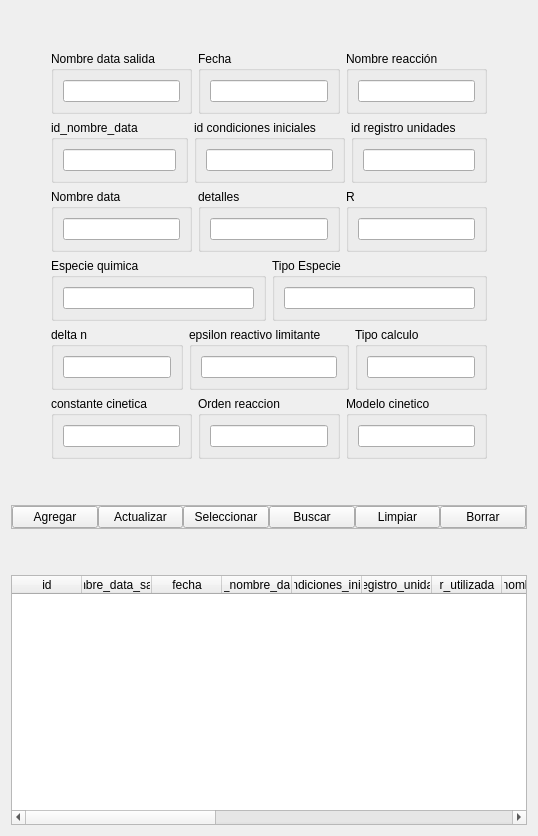
              <widget class="QWidget" name="cal_tab">
               <attribute name="title">
                <string>Calculos</string>
               </attribute>
               <layout class="QVBoxLayout" name="verticalLayout_58">
                <item>
                 <spacer name="verticalSpacer_46">
                  <property name="orientation">
                   <enum>Qt::Vertical</enum>
                  </property>
                  <property name="sizeHint" stdset="0">
                   <size>
                    <width>20</width>
                    <height>40</height>
                   </size>
                  </property>
                 </spacer>
                </item>
                <item>
                 <layout class="QHBoxLayout" name="horizontalLayout_22">
                  <item>
                   <spacer name="horizontalSpacer_21">
                    <property name="orientation">
                     <enum>Qt::Horizontal</enum>
                    </property>
                    <property name="sizeHint" stdset="0">
                     <size>
                      <width>40</width>
                      <height>20</height>
                     </size>
                    </property>
                   </spacer>
                  </item>
                  <item>
                   <layout class="QVBoxLayout" name="verticalLayout_39">
                    <item>
                     <layout class="QHBoxLayout" name="horizontalLayout_60">
                      <item>
                       <widget class="QGroupBox" name="groupBox_15">
                        <property name="title">
                         <string>Nombre data salida</string>
                        </property>
                        <layout class="QVBoxLayout" name="verticalLayout_40">
                         <item>
                          <widget class="QLineEdit" name="nombre_ds_edit">
                           <property name="text">
                            <string/>
                           </property>
                          </widget>
                         </item>
                        </layout>
                       </widget>
                      </item>
                      <item>
                       <widget class="QGroupBox" name="groupBox_16">
                        <property name="title">
                         <string>Fecha</string>
                        </property>
                        <layout class="QVBoxLayout" name="verticalLayout_41">
                         <item>
                          <widget class="QLineEdit" name="fecha_ds_edit"/>
                         </item>
                        </layout>
                       </widget>
                      </item>
                      <item>
                       <widget class="QGroupBox" name="groupBox_17">
                        <property name="title">
                         <string>Nombre reacción</string>
                        </property>
                        <layout class="QVBoxLayout" name="verticalLayout_42">
                         <item>
                          <widget class="QLineEdit" name="nombre_reaccion_ds_edit"/>
                         </item>
                        </layout>
                       </widget>
                      </item>
                     </layout>
                    </item>
                    <item>
                     <layout class="QHBoxLayout" name="horizontalLayout_61">
                      <item>
                       <widget class="QGroupBox" name="groupBox_18">
                        <property name="title">
                         <string>id_nombre_data</string>
                        </property>
                        <layout class="QVBoxLayout" name="verticalLayout_43">
                         <item>
                          <widget class="QLineEdit" name="id_nombre_data_ds_edit"/>
                         </item>
                        </layout>
                       </widget>
                      </item>
                      <item>
                       <widget class="QGroupBox" name="groupBox_19">
                        <property name="title">
                         <string>id condiciones iniciales</string>
                        </property>
                        <layout class="QVBoxLayout" name="verticalLayout_44">
                         <item>
                          <widget class="QLineEdit" name="id_condiciones_iniciales_ds_edit"/>
                         </item>
                        </layout>
                       </widget>
                      </item>
                      <item>
                       <widget class="QGroupBox" name="groupBox_20">
                        <property name="title">
                         <string>id registro unidades</string>
                        </property>
                        <layout class="QVBoxLayout" name="verticalLayout_45">
                         <item>
                          <widget class="QLineEdit" name="id_registro_unidades_ds_edit"/>
                         </item>
                        </layout>
                       </widget>
                      </item>
                     </layout>
                    </item>
                    <item>
                     <layout class="QHBoxLayout" name="horizontalLayout_62">
                      <item>
                       <widget class="QGroupBox" name="groupBox_21">
                        <property name="title">
                         <string>Nombre data</string>
                        </property>
                        <layout class="QVBoxLayout" name="verticalLayout_46">
                         <item>
                          <widget class="QLineEdit" name="nombre_data_ds_edit">
                           <property name="text">
                            <string/>
                           </property>
                          </widget>
                         </item>
                        </layout>
                       </widget>
                      </item>
                      <item>
                       <widget class="QGroupBox" name="groupBox_22">
                        <property name="title">
                         <string>detalles</string>
                        </property>
                        <layout class="QVBoxLayout" name="verticalLayout_47">
                         <item>
                          <widget class="QLineEdit" name="detalles_ds_edit">
                           <property name="text">
                            <string/>
                           </property>
                          </widget>
                         </item>
                        </layout>
                       </widget>
                      </item>
                      <item>
                       <widget class="QGroupBox" name="groupBox_23">
                        <property name="title">
                         <string>R</string>
                        </property>
                        <layout class="QVBoxLayout" name="verticalLayout_48">
                         <item>
                          <widget class="QLineEdit" name="r_ds_edit">
                           <property name="text">
                            <string/>
                           </property>
                          </widget>
                         </item>
                        </layout>
                       </widget>
                      </item>
                     </layout>
                    </item>
                    <item>
                     <layout class="QHBoxLayout" name="horizontalLayout_63">
                      <item>
                       <widget class="QGroupBox" name="groupBox_24">
                        <property name="title">
                         <string>Especie quimica</string>
                        </property>
                        <layout class="QVBoxLayout" name="verticalLayout_49">
                         <item>
                          <widget class="QLineEdit" name="especie_quimica_ds_edit"/>
                         </item>
                        </layout>
                       </widget>
                      </item>
                      <item>
                       <widget class="QGroupBox" name="groupBox_25">
                        <property name="title">
                         <string>Tipo Especie</string>
                        </property>
                        <layout class="QVBoxLayout" name="verticalLayout_50">
                         <item>
                          <widget class="QLineEdit" name="tipo_especie_ds_edit"/>
                         </item>
                        </layout>
                       </widget>
                      </item>
                     </layout>
                    </item>
                    <item>
                     <layout class="QHBoxLayout" name="horizontalLayout_64">
                      <item>
                       <widget class="QGroupBox" name="groupBox_27">
                        <property name="title">
                         <string>delta n</string>
                        </property>
                        <layout class="QVBoxLayout" name="verticalLayout_52">
                         <item>
                          <widget class="QLineEdit" name="delta_n_ds_edit"/>
                         </item>
                        </layout>
                       </widget>
                      </item>
                      <item>
                       <widget class="QGroupBox" name="groupBox_28">
                        <property name="title">
                         <string>epsilon reactivo limitante</string>
                        </property>
                        <layout class="QVBoxLayout" name="verticalLayout_53">
                         <item>
                          <widget class="QLineEdit" name="epsilon_rl_ds_edit"/>
                         </item>
                        </layout>
                       </widget>
                      </item>
                      <item>
                       <widget class="QGroupBox" name="groupBox_29">
                        <property name="title">
                         <string>Tipo calculo</string>
                        </property>
                        <layout class="QVBoxLayout" name="verticalLayout_54">
                         <item>
                          <widget class="QLineEdit" name="tipo_calculo_ds_edit">
                           <property name="text">
                            <string/>
                           </property>
                          </widget>
                         </item>
                        </layout>
                       </widget>
                      </item>
                     </layout>
                    </item>
                    <item>
                     <layout class="QHBoxLayout" name="horizontalLayout_65">
                      <item>
                       <widget class="QGroupBox" name="groupBox_30">
                        <property name="title">
                         <string>constante cinetica</string>
                        </property>
                        <layout class="QVBoxLayout" name="verticalLayout_55">
                         <item>
                          <widget class="QLineEdit" name="constante_cinetica_ds_edit"/>
                         </item>
                        </layout>
                       </widget>
                      </item>
                      <item>
                       <widget class="QGroupBox" name="groupBox_31">
                        <property name="title">
                         <string>Orden reaccion</string>
                        </property>
                        <layout class="QVBoxLayout" name="verticalLayout_56">
                         <item>
                          <widget class="QLineEdit" name="orden_reaccion_ds_edit"/>
                         </item>
                        </layout>
                       </widget>
                      </item>
                      <item>
                       <widget class="QGroupBox" name="groupBox_32">
                        <property name="title">
                         <string>Modelo cinetico</string>
                        </property>
                        <layout class="QVBoxLayout" name="verticalLayout_57">
                         <item>
                          <widget class="QLineEdit" name="modelo_cinetico_ds_edit"/>
                         </item>
                        </layout>
                       </widget>
                      </item>
                     </layout>
                    </item>
                   </layout>
                  </item>
                  <item>
                   <spacer name="horizontalSpacer_22">
                    <property name="orientation">
                     <enum>Qt::Horizontal</enum>
                    </property>
                    <property name="sizeHint" stdset="0">
                     <size>
                      <width>40</width>
                      <height>20</height>
                     </size>
                    </property>
                   </spacer>
                  </item>
                 </layout>
                </item>
                <item>
                 <spacer name="verticalSpacer_45">
                  <property name="orientation">
                   <enum>Qt::Vertical</enum>
                  </property>
                  <property name="sizeHint" stdset="0">
                   <size>
                    <width>20</width>
                    <height>40</height>
                   </size>
                  </property>
                 </spacer>
                </item>
                <item>
                 <widget class="QFrame" name="funciones_frame_ds">
                  <property name="frameShape">
                   <enum>QFrame::StyledPanel</enum>
                  </property>
                  <property name="frameShadow">
                   <enum>QFrame::Raised</enum>
                  </property>
                  <layout class="QHBoxLayout" name="horizontalLayout_76">
                   <property name="spacing">
                    <number>0</number>
                   </property>
                   <property name="leftMargin">
                    <number>0</number>
                   </property>
                   <property name="topMargin">
                    <number>0</number>
                   </property>
                   <property name="rightMargin">
                    <number>0</number>
                   </property>
                   <property name="bottomMargin">
                    <number>0</number>
                   </property>
                   <item>
                    <widget class="QPushButton" name="agregar_ds_btn">
                     <property name="text">
                      <string>Agregar</string>
                     </property>
                    </widget>
                   </item>
                   <item>
                    <widget class="QPushButton" name="actualizar_ds_btn">
                     <property name="text">
                      <string>Actualizar</string>
                     </property>
                    </widget>
                   </item>
                   <item>
                    <widget class="QPushButton" name="seleccionar_ds_btn">
                     <property name="text">
                      <string>Seleccionar</string>
                     </property>
                    </widget>
                   </item>
                   <item>
                    <widget class="QPushButton" name="buscar_ds_btn">
                     <property name="text">
                      <string>Buscar</string>
                     </property>
                    </widget>
                   </item>
                   <item>
                    <widget class="QPushButton" name="limpiar_ds_btn">
                     <property name="text">
                      <string>Limpiar</string>
                     </property>
                    </widget>
                   </item>
                   <item>
                    <widget class="QPushButton" name="borrar_ds_btn">
                     <property name="text">
                      <string>Borrar</string>
                     </property>
                    </widget>
                   </item>
                  </layout>
                 </widget>
                </item>
                <item>
                 <spacer name="verticalSpacer_44">
                  <property name="orientation">
                   <enum>Qt::Vertical</enum>
                  </property>
                  <property name="sizeHint" stdset="0">
                   <size>
                    <width>20</width>
                    <height>40</height>
                   </size>
                  </property>
                 </spacer>
                </item>
                <item>
                 <widget class="QTableWidget" name="datos_salida_tabla">
                  <property name="minimumSize">
                   <size>
                    <width>0</width>
                    <height>250</height>
                   </size>
                  </property>
                  <property name="focusPolicy">
                   <enum>Qt::NoFocus</enum>
                  </property>
                  <property name="showGrid">
                   <bool>false</bool>
                  </property>
                  <attribute name="horizontalHeaderMinimumSectionSize">
                   <number>50</number>
                  </attribute>
                  <attribute name="horizontalHeaderDefaultSectionSize">
                   <number>70</number>
                  </attribute>
                  <attribute name="horizontalHeaderStretchLastSection">
                   <bool>true</bool>
                  </attribute>
                  <attribute name="verticalHeaderVisible">
                   <bool>false</bool>
                  </attribute>
                  <column>
                   <property name="text">
                    <string>id</string>
                   </property>
                  </column>
                  <column>
                   <property name="text">
                    <string>nombre_data_salida</string>
                   </property>
                  </column>
                  <column>
                   <property name="text">
                    <string>fecha</string>
                   </property>
                  </column>
                  <column>
                   <property name="text">
                    <string>id_nombre_data</string>
                   </property>
                  </column>
                  <column>
                   <property name="text">
                    <string>id_condiciones_iniciales</string>
                   </property>
                  </column>
                  <column>
                   <property name="text">
                    <string>id_registro_unidades</string>
                   </property>
                  </column>
                  <column>
                   <property name="text">
                    <string>r_utilizada</string>
                   </property>
                  </column>
                  <column>
                   <property name="text">
                    <string>nombre_data</string>
                   </property>
                  </column>
                  <column>
                   <property name="text">
                    <string>nombre_reaccion</string>
                   </property>
                  </column>
                  <column>
                   <property name="text">
                    <string>delta_n_reaccion</string>
                   </property>
                  </column>
                  <column>
                   <property name="text">
                    <string>epsilon_reactivo_limitante</string>
                   </property>
                  </column>
                  <column>
                   <property name="text">
                    <string>tipo_especie</string>
                   </property>
                  </column>
                  <column>
                   <property name="text">
                    <string>especie_quimica</string>
                   </property>
                  </column>
                  <column>
                   <property name="text">
                    <string>constante_cinetica</string>
                   </property>
                  </column>
                  <column>
                   <property name="text">
                    <string>orden_reaccion</string>
                   </property>
                  </column>
                  <column>
                   <property name="text">
                    <string>modelo_cinetico</string>
                   </property>
                  </column>
                  <column>
                   <property name="text">
                    <string>tipo_calculo</string>
                   </property>
                  </column>
                  <column>
                   <property name="text">
                    <string>detalles</string>
                   </property>
                  </column>
                 </widget>
                </item>
               </layout>
              </widget>
